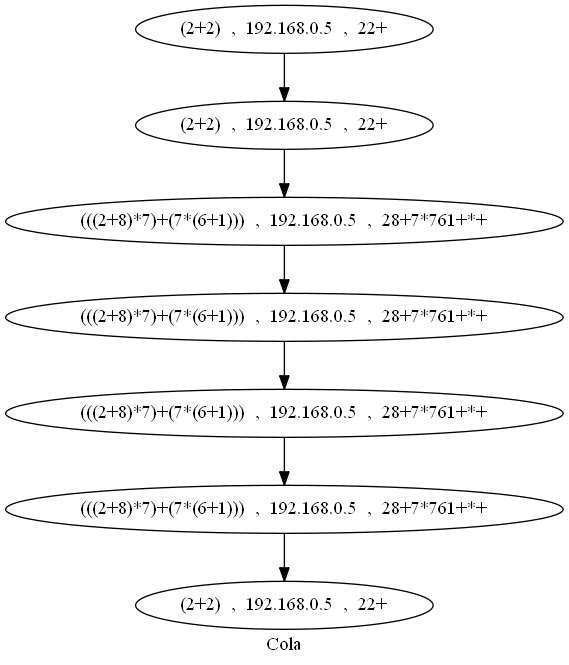

Recreate this plot in Python.

import subprocess

class NodoCola():
    def __init__(self,dato,ip,pos):
        self.dato=dato
        self.ip=ip
        self.pos=pos
        self.sig=None

class Cola():
    def __init__(self):
        self.primero=None
        self.ultimo=None


    def vacia(self):
        return self.primero==None

    def AgregarCola(self,dato,ip,pos):
        if(self.vacia()==True):
            self.primero=self.ultimo=NodoCola(dato,ip,pos)

        else:
            aux = NodoCola(dato,ip,pos)
            aux.sig = self.primero
            self.primero = aux


    def EliminarCola(self):
        aux = self.primero
        while(aux.sig != self.ultimo):
            aux = aux.sig
        print("salio>>",aux.sig.dato)
        respuesta=aux.sig.dato+","+aux.sig.ip+","+aux.sig.pos
        aux2 = aux.sig.dato
        aux.sig = None
        self.ultimo = aux
        return respuesta


    def MostrarCola(self):
        aux = self.primero
        print("************Mostrar Cola*************")
        while aux != None:
            print(aux.dato)
            aux=aux.sig


    def GragficarCola(self):
        Archivo = open('C:/Users/Administrador/Desktop/Flask/Cola.dot', 'w')
        Grafo_dot = "digraph Cola{\nlabel = \"Cola\"\n\n"
        temp = self.primero

        Indice = 0
        while (temp != None):
            Grafo_dot += "\tNode" + str(Indice) + "[label = \"" +  str(temp.dato) +"  ,  "+str(temp.ip) +"  ,  "+str(temp.pos)+"\"];\n"
            temp = temp.sig
            Indice = Indice + 1
        Grafo_dot += "\n"
        temp = self.primero
        Indice = 0
        while (temp.sig != None):
            Grafo_dot += "\tNode" + str(Indice) + " -> Node" + str(Indice + 1) + ";\n"
            temp = temp.sig
            Indice = Indice + 1
        Grafo_dot += "}"
        Archivo.write(Grafo_dot)
        Archivo.close()
        subprocess.call(
            ['dot', 'C:/Users/Administrador/Desktop/Flask/Cola.dot', '-o',
             'C:/Users/Administrador/Desktop/Flask/Cola.png',
             '-Tpng', '-Gcharset=utf8'])


cola = Cola()
"""""
cola.AgregarCola(1)
cola.AgregarCola(2)
cola.AgregarCola(3)
cola.AgregarCola(4)
cola.AgregarCola(5)
cola.AgregarCola(6)

cola.mostrarCola()
cola.GragficarCola()
cola.EliminarUltimo()
cola.GragficarCola()
cola.mostrarCola()
cola.EliminarUltimo()
cola.mostrarCola()
cola.EliminarUltimo()
cola.mostrarCola()
cola.EliminarUltimo()
cola.mostrarCola()
"""
